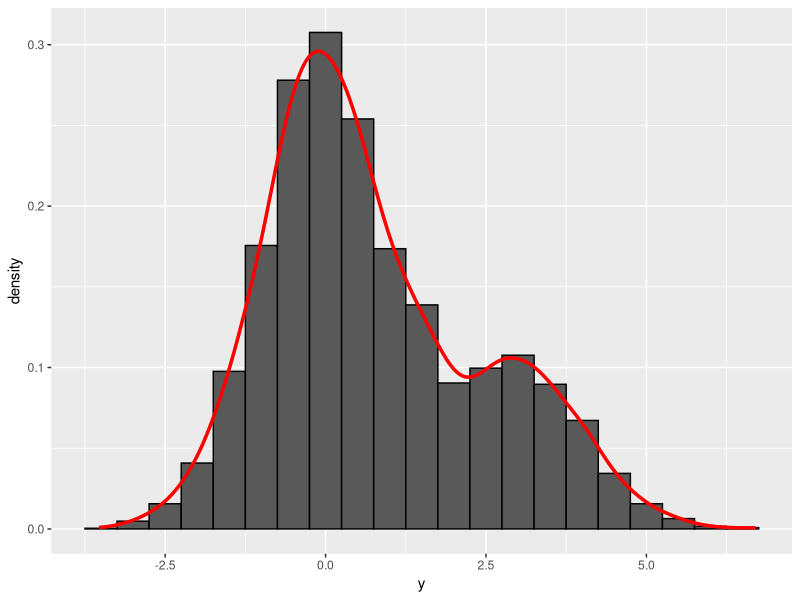
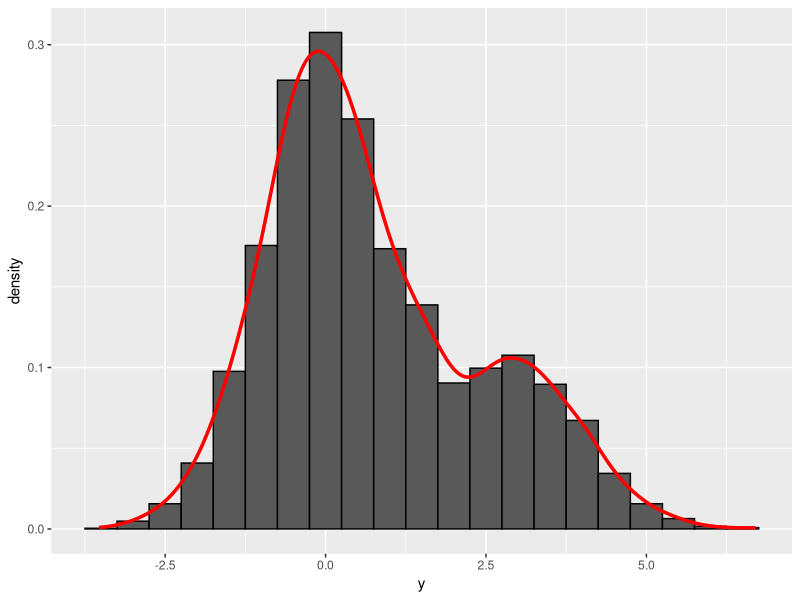

Recreate these plots in R, in order.
## ---- chunk 1
install.packages("ggplot2")
library(ggplot2)
## ---- chunk 2
set.seed(10)
theta <- 0.75
rand <- runif(5000, min=0, max = 1)

weighted_func <- c()
for(i in 1:5000){
weighted_func[i] <- if(rand[i]<0.75){rnorm(1, mean =0, sd = 1)} else {rnorm(1, mean = 3, sd = 1)}
}
df <- data.frame(y= weighted_func)

ggplot(df, aes(x=y))+
  geom_histogram(aes(y = ..density..), color = "black", binwidth = 0.5) +  
  geom_density(color = "red", size = 1.2) 


## ---- chunk 3
set.seed(10)
theta <- 0.75
rand <- runif(5000, min=0, max = 1)

weighted_func <- c()
for(i in 1:5000){
weighted_func[i] <- if(rand[i]<0.75){rnorm(1, mean =0, sd = 1)} else {rnorm(1, mean = 3, sd = 1)}
}
df <- data.frame(y= weighted_func)

ggplot(df, aes(x=y))+
  geom_histogram(aes(y = ..density..), color = "black", binwidth = 0.5) +  
  geom_density(color = "red", size = 1.2) 
